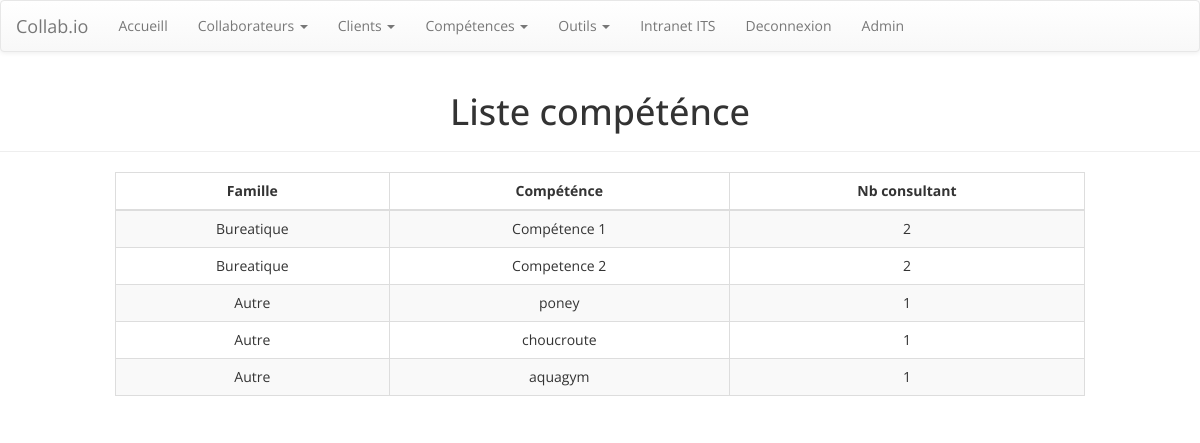
Before: /competence/ (signed in) with the older database file.
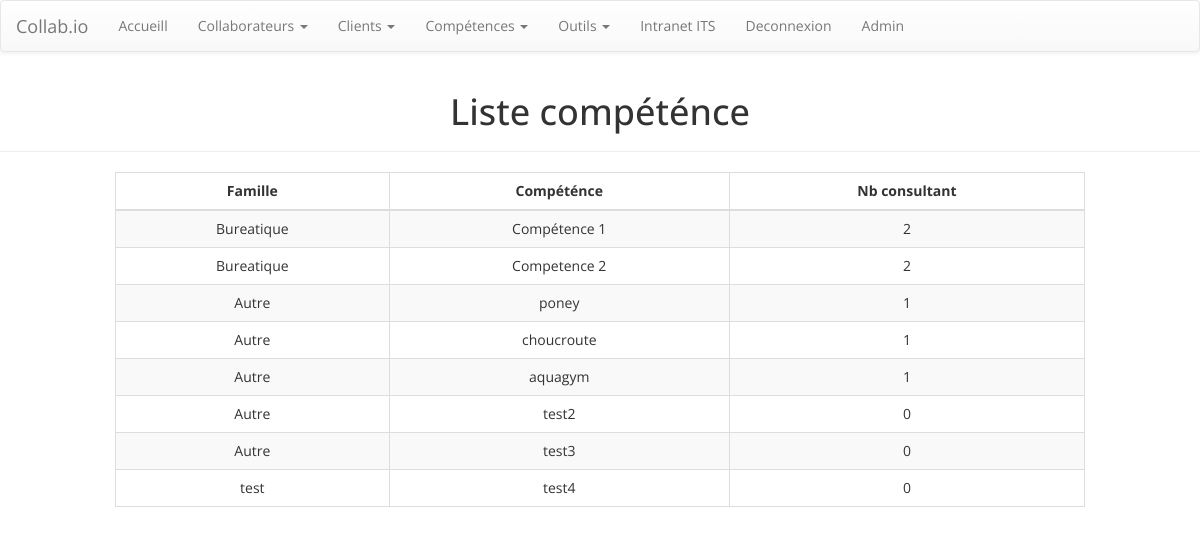
After: the same page with the newer database file.
### collab/models.py (models this page shows, shortened)
class competences(models.Model):
    nomCompetence = models.CharField(max_length=250)
    famille = models.ForeignKey(familleCompetences, on_delete=models.CASCADE)

class familleCompetences(models.Model):
    nomFamilleCompetence = models.CharField(max_length=250)
    def __str__(self):
        return self.nomFamilleCompetence

### collab/views.py (the view)
# urls.py: path('competence/', views.liste_competence, name='liste_competence'),
def liste_competence(request):
    template = loader.get_template('collab/liste_competence2.html')
    compe_list= competences.objects.all()
    page = request.GET.get('page', 1)
    paginator = Paginator(compe_list, 10)
    try:
        compes= paginator.page(page)
    except PageNotAnInteger:
        compes = paginator.page(1)
    except EmptyPage:
        compes = paginator.page(paginator.num_pages)
    context={'compes':compes}
    return HttpResponse(template.render(context, request))

### collab/templatetags/collab_extras.py (called while the page is built)
@register.filter(name='nb_consultant_compe')
def nb_consultant_compe(id_compe):
    nb = collaborateurs.objects.filter(listeCompetencesCles=id_compe).count()
    return nb

### collab/templates/collab/liste_competence2.html (shortened to what this page needs)
{% extends 'collab/base.html' %}
{% block content %}
{% load collab_extras %}
    <div class="page-header">
        <h1 class="text-center">Liste compéténce</h1></div>
    <div class="container" id="container">
        <div class="row">
            <div class="col-lg-10 col-lg-offset-1 col-md-10 col-md-offset-1 col-sm-10 col-sm-offset-1 col-xs-12">
                <div class="table-responsive" id="liste-consultant">
                    <table class="table table-striped table-bordered table-hover">
                        <thead>
                            <tr class="text-center">
                                <th class="text-center">Famille </th>
                                <th class="text-center">Compéténce </th>
                                <th class="text-center">Nb consultant</th>
                            </tr>
                        </thead>
                        <tbody>
                            {% for compe in compes %}
                            {% with truc=compe.pk %}
                            <tr>
                                <td>{{compe.famille}} </td>
                                <td>{{compe.nomCompetence}} </td>
                                <td>{{truc|nb_consultant_compe}} </td>
                            </tr>
                            {% endwith %}
                            {% endfor %}
                        </tbody>
                    </table>
                </div>
            </div>
        </div>
    </div>
{% endblock %}

Changed rows visible on the page:
added competences: famille "Autre", nomCompetence "test2", pk|nb_consultant_compe "0"
added competences: famille "Autre", nomCompetence "test3", pk|nb_consultant_compe "0"
added competences: famille "test", nomCompetence "test4", pk|nb_consultant_compe "0"
